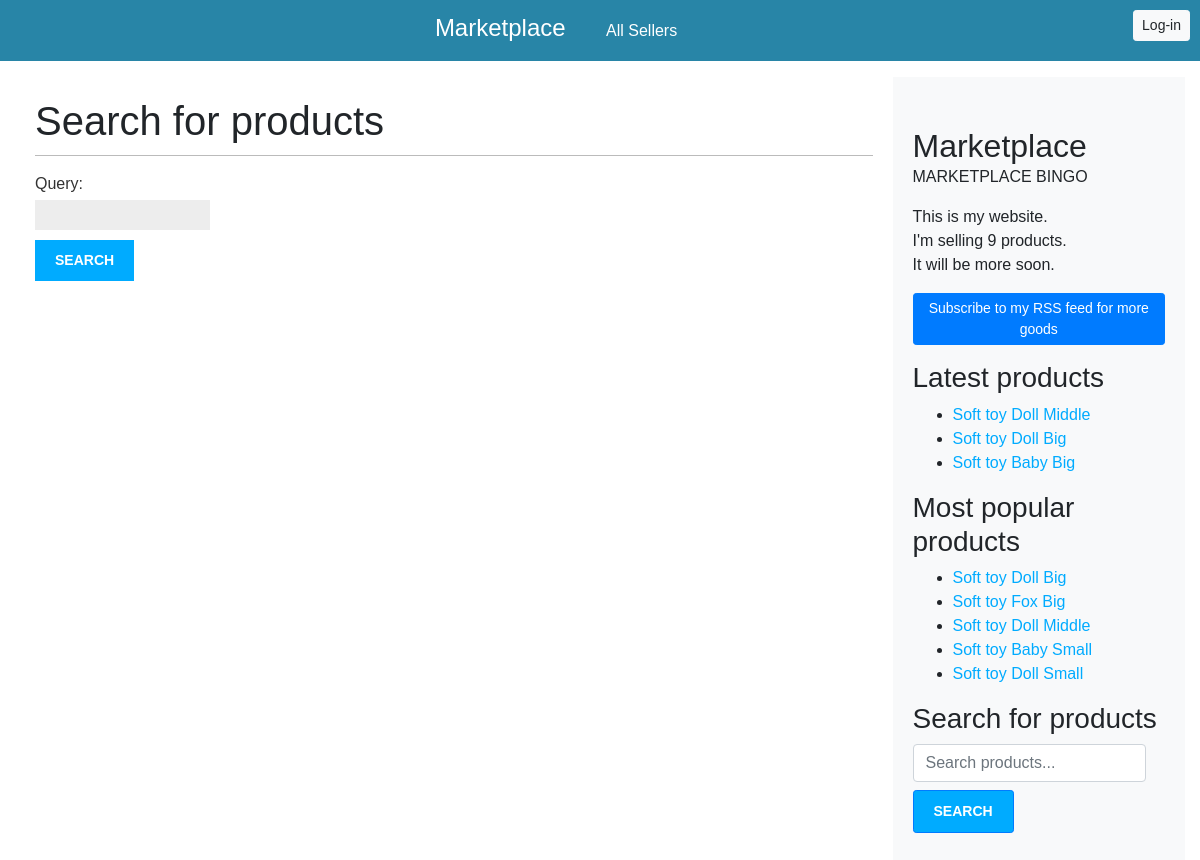
The app's page /search/ with its own data.
### marketplace/models.py (models this page shows, shortened)
class Product(models.Model):
    class Status(models.TextChoices):
        DRAFT = 'DF', 'Draft'
        PUBLISHED = 'PB', 'Published'
    title = models.CharField(max_length=250)
    slug = models.SlugField(max_length=250, unique_for_date='publish')
    price = models.DecimalField(max_digits=10, decimal_places=2)
    seller = models.ForeignKey(
        settings.AUTH_USER_MODEL,
        on_delete=models.CASCADE,
        related_name='marketplace_posts'
    )
    description = models.TextField()
    publish = models.DateTimeField(default=timezone.now)
    created = models.DateTimeField(auto_now_add=True)
    updated = models.DateTimeField(auto_now=True)
    status = models.CharField(
        max_length=2,
        choices=Status.choices,
        default=Status.DRAFT
    )
    average_rating = models.DecimalField(max_digits=3, decimal_places=2, default=0)
    objects = models.Manager()  # The default manager.
    published = PublishedManager()  # Our custom manager.
    tags = TaggableManager()
    class Meta:
        ordering = ['-publish']
        indexes = [
            models.Index(fields=['-publish']),
        ]
    def get_absolute_url(self):
        return reverse('marketplace:product_detail',
                       args=[
                           self.publish.year,
                           self.publish.month,
                           self.publish.day,
                           self.slug]
                       )

### marketplace/views.py (the view, shortened to what this page needs)
# urls.py: path('search/', views.product_search, name='product_search'),
def product_search(request):
    form = SearchForm()
    query = None
    results = []
    return render(
        request,
        'marketplace/product/search.html',
        {
            'form': form,
            'query': query,
            'results': results
        },
    )

### marketplace/forms.py
class SearchForm(forms.Form):
    query = forms.CharField()

### marketplace/models.py (called while the page is built)
    def get_queryset(self):
        return (
            super().get_queryset().filter(status=Product.Status.PUBLISHED)
        )

### marketplace/templatetags/marketplace_tags.py (called while the page is built)
@register.simple_tag
def total_products():
    return Product.published.count()

@register.inclusion_tag('marketplace/product/latest_products.html')
def show_latest_products(count=5):
    latest_products = Product.published.order_by('-publish')[:count]
    return {'latest_products': latest_products}

@register.simple_tag
def get_most_commented_products(count=5):
    return Product.published.annotate(
        total_comments=Count('comments')
    ).order_by('-total_comments')[:count]

### marketplace/templates/marketplace/product/search.html (shortened to what this page needs)
{% extends "marketplace/base.html" %}
{% load marketplace_tags %}
{% block content %}
  {% if query %}
    <h1>Products containing "{{ query }}"</h1>
    <h3>
      {% with results.count as total_results %}
        Found {{ total_results }} result{{ total_results|pluralize }}
      {% endwith %}
    </h3>
    {% for product in results %}
      <h4>
        <a href="{{ product.get_absolute_url }}">
          {{ product.title }}
        </a>
      </h4>
      {{ product.body|markdown|truncatewords_html:12 }}
    {% empty %}
      <p>There are no results for your query.</p>
    {% endfor %}
    <p><a href="{% url "marketplace:product_search" %}">Search again</a></p>
  {% else %}
    <h1>Search for products</h1>
    <form method="get">
      {{ form.as_p }}
      <input type="submit" value="Search">
    </form>
  {% endif %}
{% endblock %}

### marketplace/templates/marketplace/base.html (shortened to what this page needs)
{% load marketplace_tags %}
{% load static %}
<!DOCTYPE html>
<html lang="en">
<head>
    <link href="https://stackpath.bootstrapcdn.com/bootstrap/4.5.2/css/bootstrap.min.css" rel="stylesheet">
    <link href="{% static 'css/marketplace.css' %}" rel="stylesheet">
</head>
<body>
    <div id="header" class="container-fluid">
        <span class="logo">
            <a href="{% url 'marketplace:product_list' %}">Marketplace</a>
        </span>
        <div class="nav">
            <a href="{% url 'marketplace:seller_list' %}" class="nav-link">All Sellers</a>
        </div>
        {% if request.user.is_authenticated %}
            <span class="user float-right">
                Hello {{ request.user.first_name|default:request.user.username }},
                <form action="{% url "marketplace:logout" %}" method="post" class="d-inline">
                    <button type="submit" class="btn btn-sm btn-light">Logout</button>
                    {% csrf_token %}
                </form>
            </span>
        {% else %}
            <a href="{% url 'marketplace:login' %}" class="btn btn-sm btn-light float-right">Log-in</a>
        {% endif %}
    </div>
    <div id="container" class="container-fluid mt-3">
        <div id="content" class="col-md-9">
            {% block content %}
            {% endblock %}
        </div>
        <div id="sidebar" class="col-md-3">
            <h2>Marketplace</h2>
            <p>MARKETPLACE BINGO</p>
            <p>
                This is my website.<br>
                I'm selling {% total_products %} products.<br>
                It will be more soon.
            </p>
            <p>
                <a href="{% url "marketplace:product_feed" %}" class="btn btn-primary btn-sm">
                    Subscribe to my RSS feed for more goods
                </a>
            </p>
            <h3>Latest products</h3>
            {% show_latest_products 3 %}
            <h3>Most popular products</h3>
            {% get_most_commented_products as most_commented_products %}
            <ul>
                {% for product in most_commented_products %}
                <li>
                    <a href="{{ product.get_absolute_url }}">{{ product.title }}</a>
                </li>
                {% endfor %}
            </ul>
            <h3>Search for products</h3>
            <form method="get" action="{% url 'marketplace:product_search' %}" class="form-inline">
                <input type="text" name="query" placeholder="Search products..." class="form-control mb-2 mr-sm-2">
                <input type="submit" value="Search" class="btn btn-sm btn-primary">
            </form>
        </div>
    </div>
</body>
</html>

### marketplace/templates/marketplace/product/latest_products.html
<ul>
  {% for product in latest_products %}
    <li>
      <a href="{{ product.get_absolute_url }}">{{ product.title }}</a>
    </li>
  {% endfor %}
</ul>

### marketplace/static/css/marketplace.css (style rules this page uses)
body { margin:0; padding:0; font-family:helvetica, sans-serif; }
a { color:#00abff; text-decoration:none; }
h1 { font-weight:normal; border-bottom:1px solid #bbb; padding:0 0 10px 0; }
h2 { font-weight:normal; margin:30px 0 0; }
#content { float:left; width:60%; padding:0 0 0 30px; }
#sidebar { float:right; width:30%; padding:10px; background:#efefef; height:100%; }
label { float:left; clear:both; color:#333; margin-bottom:4px; }
input, textarea { clear:both; float:left; margin:0 0 10px; background:#ededed; border:0; padding:6px 10px; font-size:12px; }
input[type=submit] { font-weight:bold; background:#00abff; color:#fff; padding:10px 20px; font-size:14px; text-transform:uppercase; }

### marketplace/templates/marketplace/base.html (style rules this page uses)
#header { background-color: #2885a7; padding: 10px; color: white; text-align: center; }
#container { display: flex; flex-direction: row; }
#content { flex: 3; padding: 20px; }
#sidebar { flex: 1; padding: 20px; background-color: #f8f9fa; }
.logo a { color: white; text-decoration: none; font-size: 24px; }
.nav-link { color: white; margin-right: 15px; text-decoration: none; }
.nav { display: inline-block; margin-left: 20px; }

### records on screen
Product: title "Soft toy Doll Middle"
Product: title "Soft toy Doll Big"
Product: title "Soft toy Baby Big"
Product: title "Soft toy Fox Big"
Product: title "Soft toy Baby Small"
Product: title "Soft toy Doll Small"
